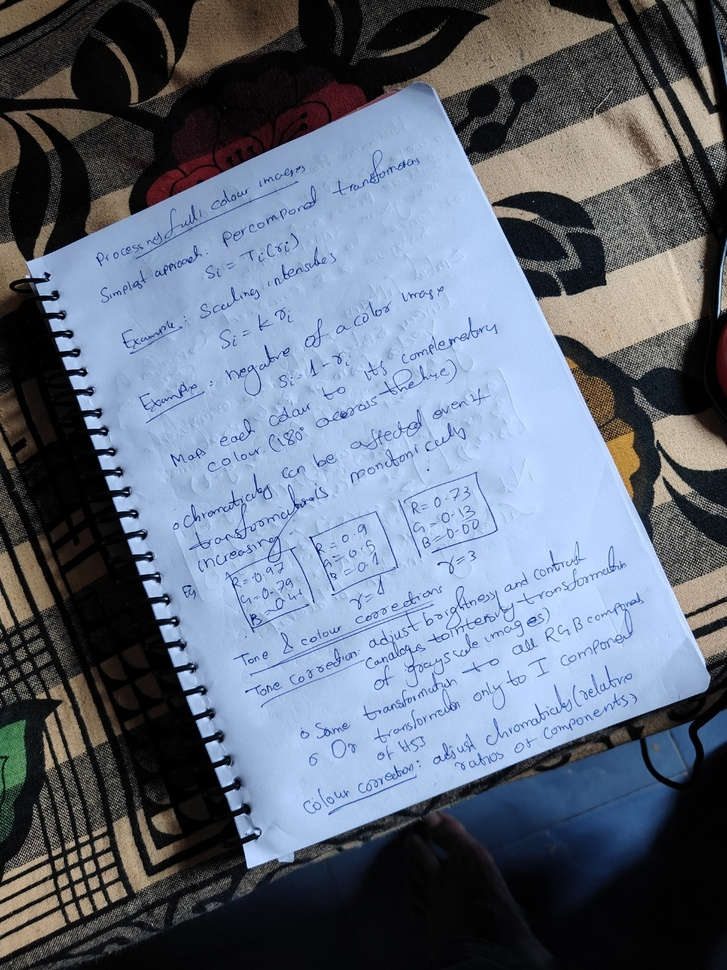
#> input picture COL783/A1/testIMG2.jpg, 727 x 970 px, shrunk from 1048 x 1398 before the run
$ python p1_q1_local.py testIMG2.jpg out.png nearest
#> lines starting #> are read from the running program, lines starting #| are printed output that depends on the picture
from skimage import io
import matplotlib.pyplot as plt
import numpy as np
import math
import argparse

# [21 lines left out: functions showStats, displayColorImage, displayIntensityImage, not called in this run]

def convertToIntensity(img):
	if img.ndim == 3 and img.shape[2] > 3:
		img_rgb = img[..., :3]	# img[..., :3] is equivalent to img[:, :, :3] for a 3-D array
	else:
		img_rgb = img
	intensity = img_rgb.astype(np.float32).mean(axis=2)	# axis (0=height, 1=width, 2=channels)
	info = np.iinfo(img_rgb.dtype)
	intensity_out = np.clip(np.round(intensity), info.min, info.max).astype(img_rgb.dtype)
	return intensity_out

def collectUserInput(img):
	fig, ax = plt.subplots(figsize=(8,6))
	ax.imshow(img, cmap='gray', vmin=0, vmax=255)
	ax.set_title("Click the 4 page corners")
	ax.axis('off')
	points = plt.ginput(4)
	corners = [[float(x), float(y)] for (x, y) in points]
	plt.close()
	return corners

# [120 lines left out: functions order_corners_clockwise, compute_vertical_angle_from_corners, rotation_matrix, bilinear_interpolate, nearest_interpolate, bakward_transformation and 2 more, not called in this run]

if __name__ == "__main__":
	parser = argparse.ArgumentParser(description="Document scanner")
	parser.add_argument("input_file", help="Input image file path")
	parser.add_argument("output_file", help="Output image file path")
	parser.add_argument("interp", choices=["nearest", "bilinear"], help="Interpolation type")
	args = parser.parse_args()
	file_name = args.input_file
	out_name = args.output_file
	interp_type = args.interp

	img = io.imread(file_name) # image stored as (column index, row index) ie (x,y)
#> img is the input picture: shape (970, 727, 3); mean R, G, B 98.7, 108.4, 124.7
	img = convertToIntensity(img)
#> in convertToIntensity, `intensity = img_rgb.astype(np.float32).mean(axis=2)`:
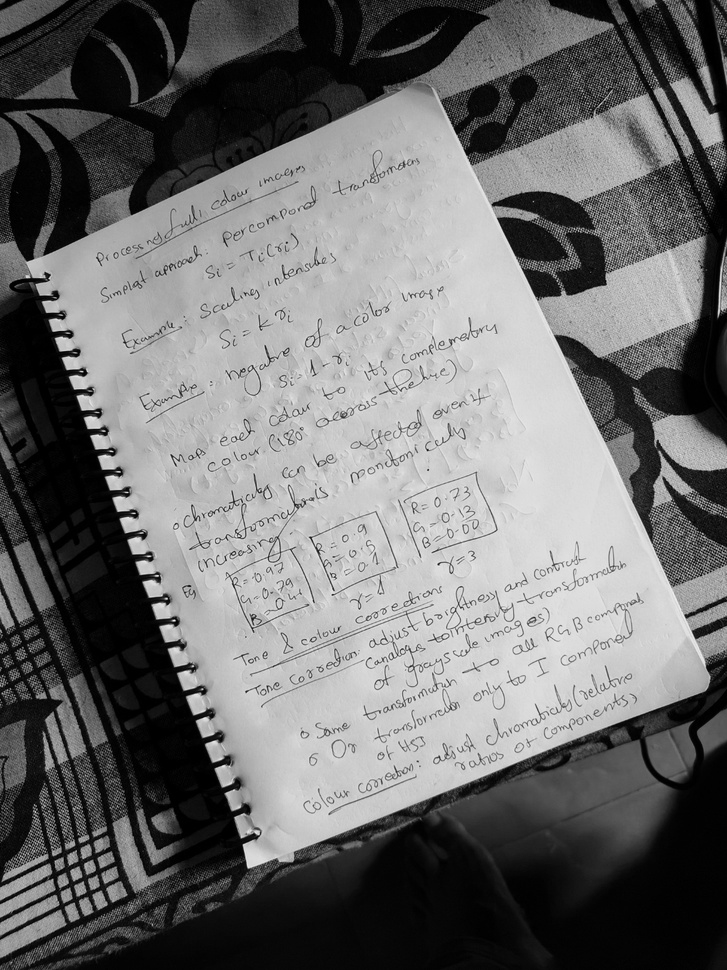
#> intensity: shape (970, 727) float32; min 0, max 245.7, mean 110.6
#> (the run stopped early here; a loop or call above may not have finished)

$ run again, with COL783/A1/testIMG1.jpg copied over COL783/A1/testIMG2.jpg
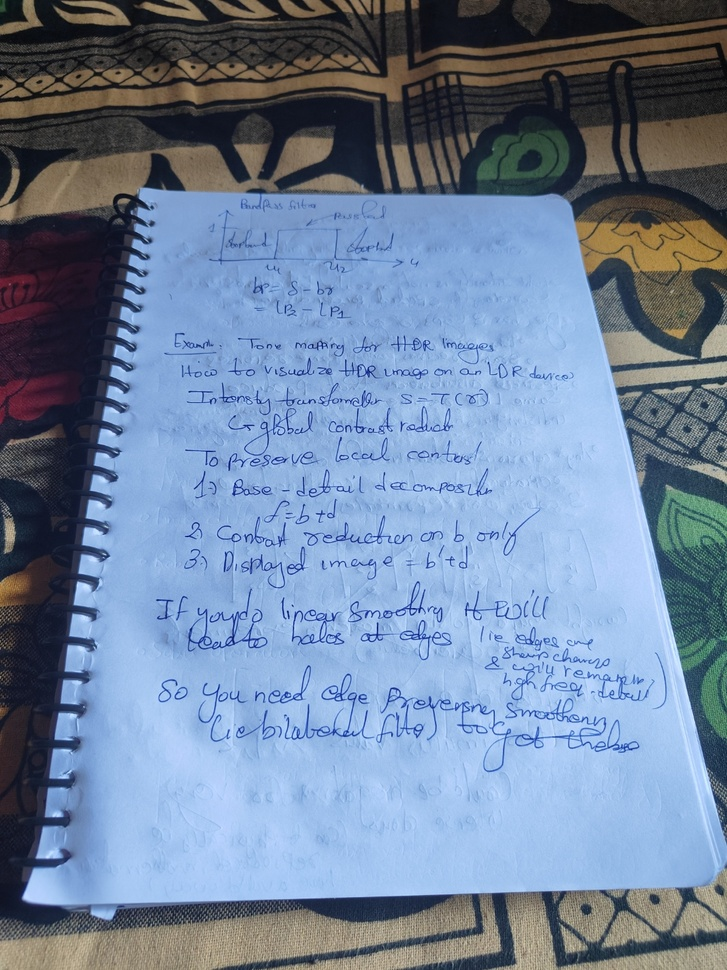
#> input picture COL783/A1/testIMG1.jpg, 727 x 970 px, shrunk from 1067 x 1423 before the run
#> img is the input picture: shape (970, 727, 3); mean R, G, B 112.6, 131.4, 157.3
#> in convertToIntensity, `intensity = img_rgb.astype(np.float32).mean(axis=2)`:
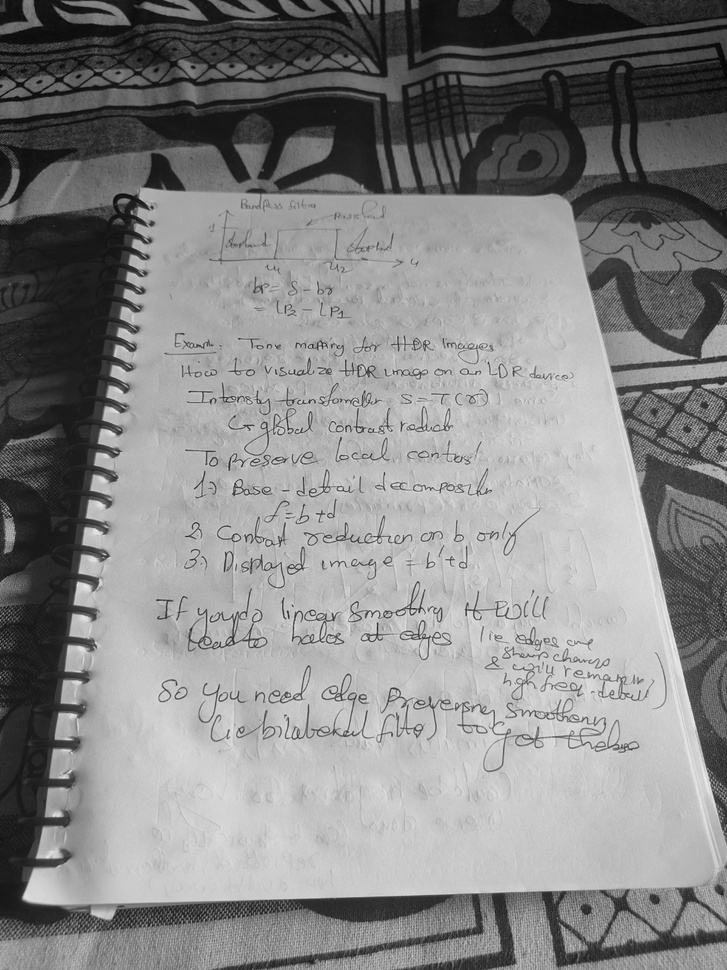
#> intensity: shape (970, 727) float32; min 4.67, max 237.7, mean 133.8

$ run again, with COL783/A1/testIMG3.jpg copied over COL783/A1/testIMG2.jpg
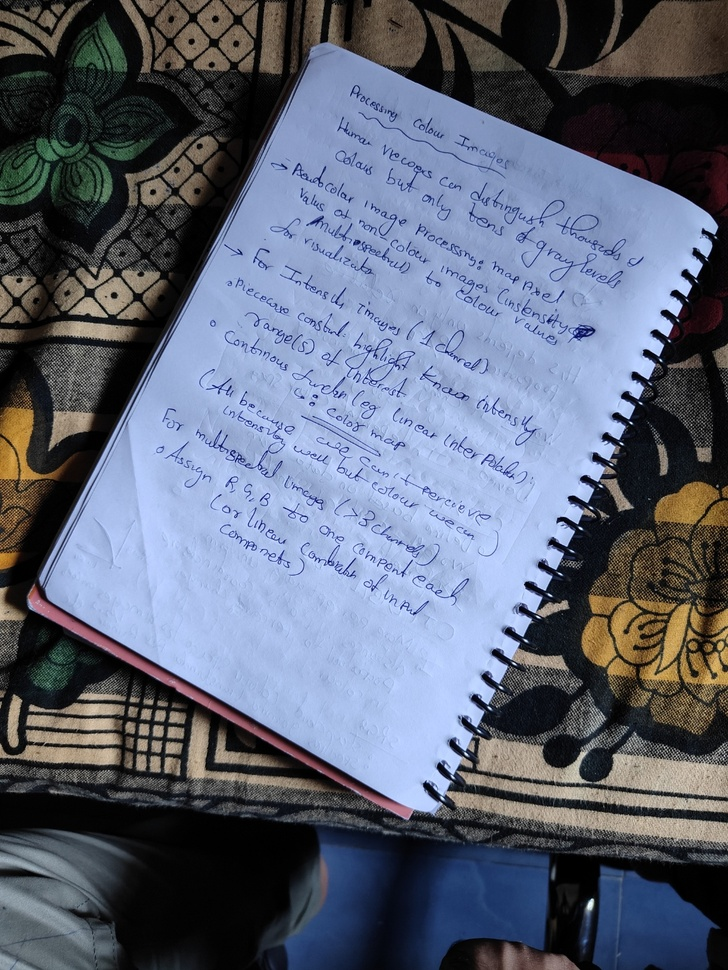
#> input picture COL783/A1/testIMG3.jpg, 728 x 970 px, shrunk from 1041 x 1387 before the run
#> img is the input picture: shape (970, 728, 3); mean R, G, B 93.5, 100.8, 118.4
#> in convertToIntensity, `intensity = img_rgb.astype(np.float32).mean(axis=2)`:
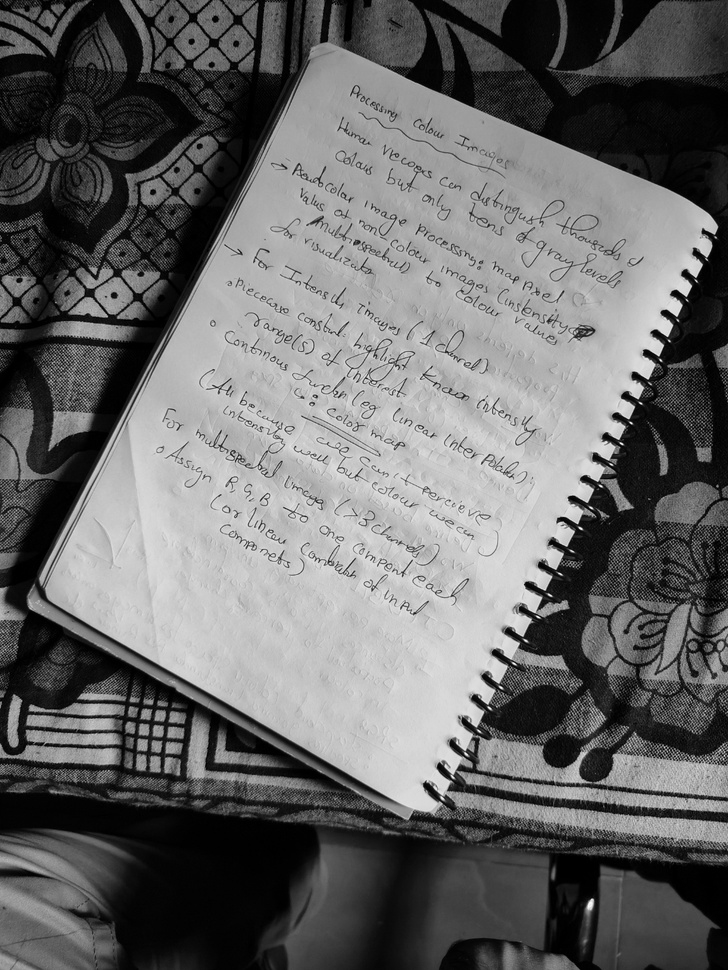
#> intensity: shape (970, 728) float32; min 0, max 251, mean 104.2
